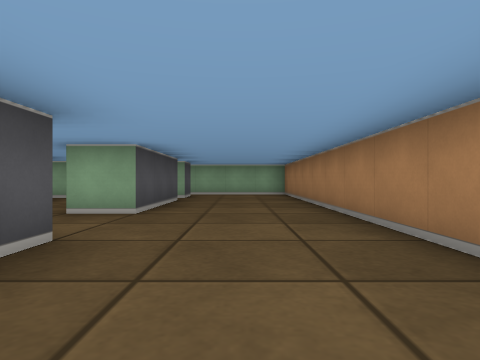
view 1 (above)

21 first-person views from a walk through a cub3D maze. The camera is about half as high as the walls, looks level and sees 75° across. The floor is counted in squares. Each view is taken from the middle of a square. On the plan, view 1 faces up. The plan holds only what a view shows up to about 9 squares ahead; the rest is blank.

view 2
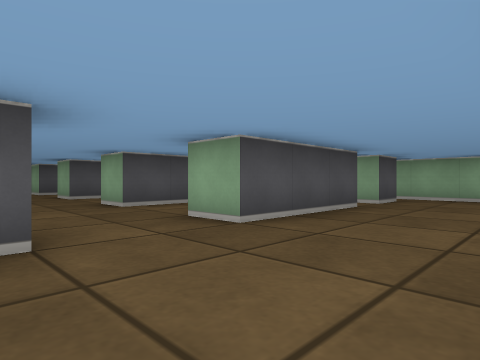

view 3
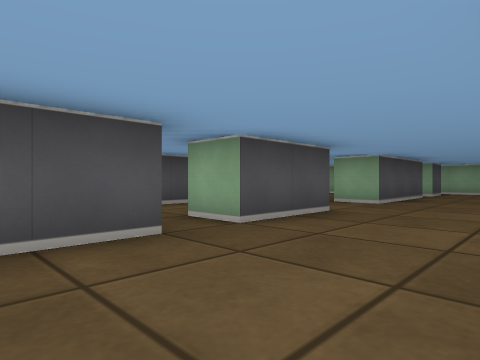

view 4
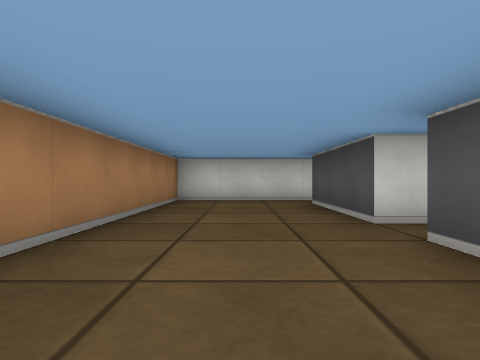

view 5
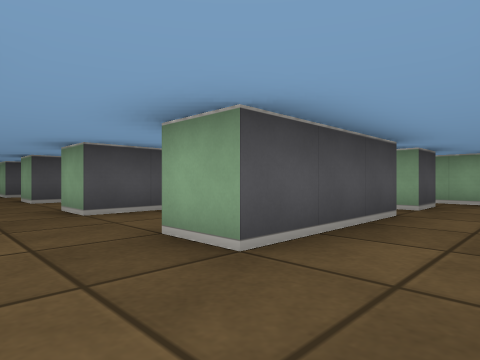

view 6
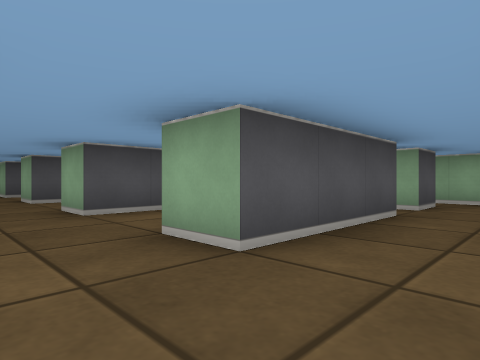

view 7
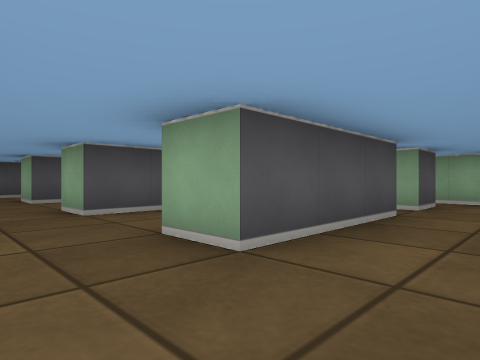

view 8
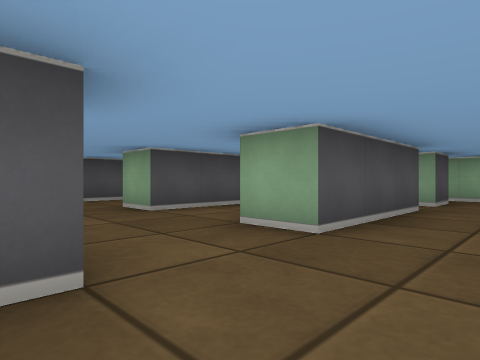

view 9
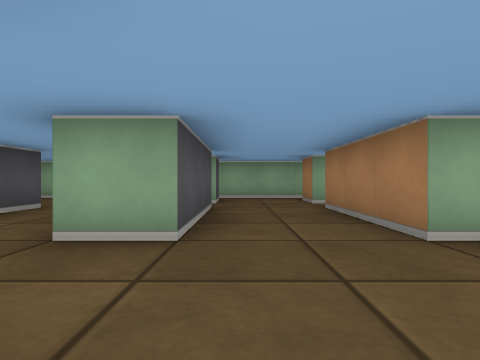

view 10
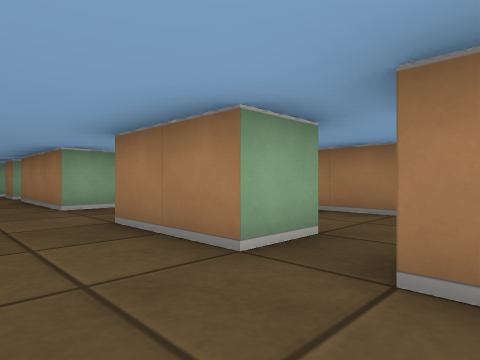

view 11
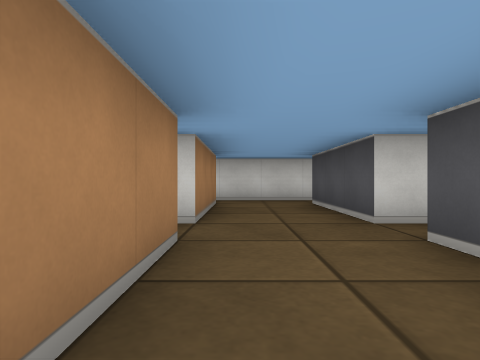

view 12
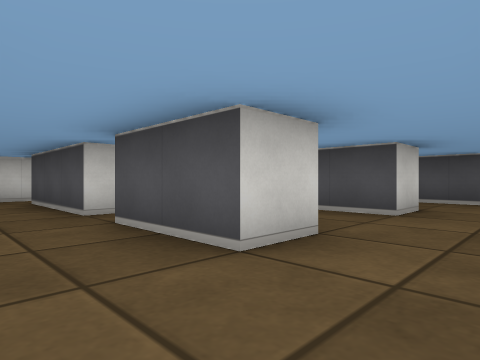

view 13
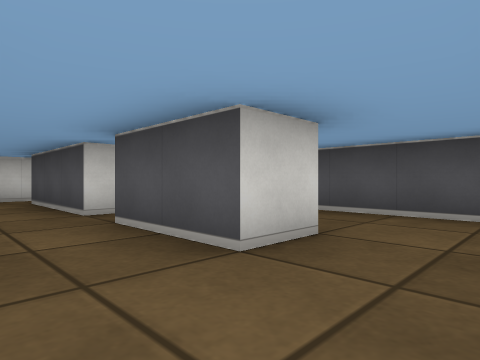

view 14
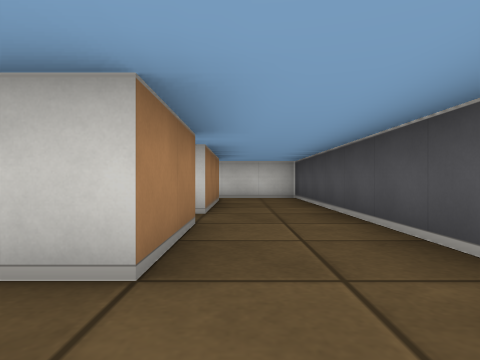

view 15
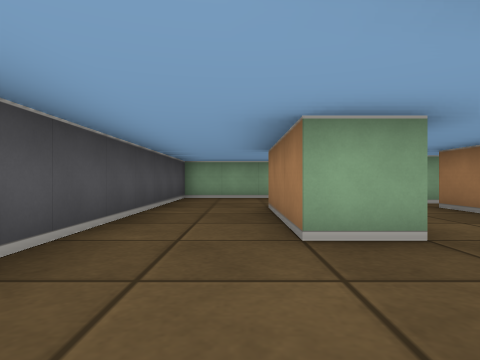

view 16
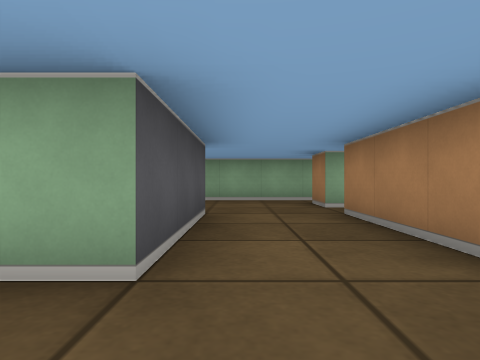

view 17
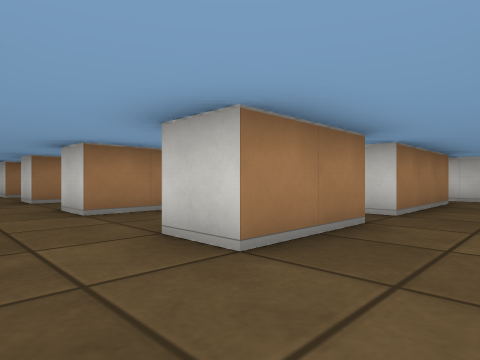

view 18
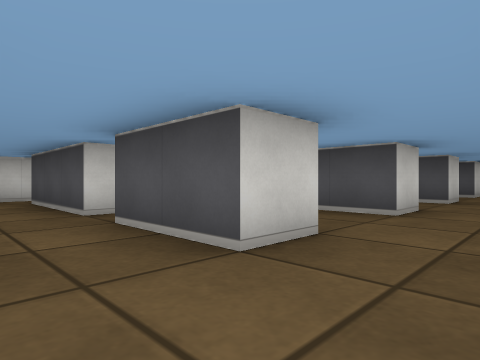

view 19
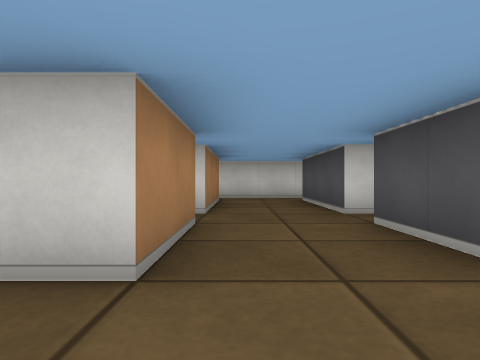

view 20
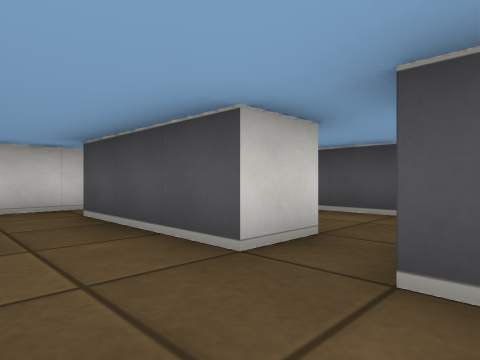

view 21
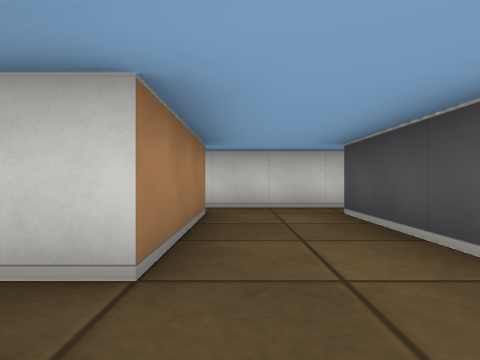

### Floor plan
Points are (right, up) in squares from view 1. A wall is a line through its corners. A room is listed if a view was taken in it or the views show most of it. See-through windows are left out.
Room 1 (views 1, 2, 3, 4, 5, 6, 7, 8, 9, 11, 12, 13, 14, 15, 16, 17, 18, 19, 20, 21)
walls: (-10.5, 7.5) (-10.5, 4.5) (-11.5, 4.5) (-11.5, 7.5); (-7.5, 7.5) (-7.5, 4.5) (-8.5, 4.5); (-8.5, 0.4) (-8.5, 2.5) (-7.5, 2.5) (-7.5, 0.5); (-10.5, 9.5) (-10.5, 8.5) (-11.5, 8.5) (-11.5, 9.5); (-7.5, 9.5) (-7.5, 8.5); (-13.5, 7.5) (-13.5, 4.5) (-14.5, 4.5); (-11.5, 0.5) (-11.5, 2.5) (-10.5, 2.5) (-10.5, 1.9); (-4.5, 7.5) (-4.5, 4.5) (-5.5, 4.5); (-14.5, 4.9) (-14.5, 7.5); (-9.9, 10.5) (-19.5, 10.5) (-19.5, 0.5); (-5.5, 0.5) (-5.5, 2.5) (-4.5, 2.5) (-4.5, 0.5); (-6.9, 10.5) (-7.8, 10.5); (-13.5, 9.5) (-13.5, 8.5) (-14.5, 8.5) (-14.5, 9.5); (-4.5, 9.5) (-4.5, 8.5) (-5.1, 8.5); (-14.5, 0.5) (-14.5, 2.5) (-13.5, 2.5) (-13.5, 0.5); (-3.9, 10.5) (-4.8, 10.5); (-16.5, 7.5) (-16.5, 4.5) (-17.5, 4.5) (-17.5, 7.4); (-1.5, 2.5) (-1.5, 0.5) (-2.5, 0.5); (-1.5, 7.5) (-1.5, 4.5) (-2.5, 4.5); (-1.5, 9.5) (-1.5, 8.5) (-2, 8.5); (-2.1, -0.5) (-1.5, -0.5) (-1.5, -3.5); (-17.5, 0.5) (-17.5, 2.5) (-16.5, 2.5) (-16.5, 0.5); (-0.1, 10.5) (-1.9, 10.5); (-1.8, -4.5) (1.5, -4.5) (1.5, 9)
ways out: opening at (-12.5, 1.5) to room 2; opening at (-18.5, 1.5) to room 3; opening at (-15.5, 1.5) to room 4; opening at (-9.5, 1.5) to room 5; opening at (-6.5, 1.5) to room 6; opening at (-3.5, 1.5) to room 7; opening at (-2, -4) to room 7; opening at (-2, 0) to room 7
Room 2 (view 10)
walls: (-11.5, -3.4) (-11.5, -0.5); (-13.5, -0.5) (-13.5, -3.5); (-13.5, -4.5) (-10.6, -4.5); (-10.4, 0.5) (-11.5, 0.5)
ways out: opening at (-12.5, 1.5) to room 1; opening at (-14, -4) to room 4; opening at (-14, 0) to room 4; opening at (-11, -4) to room 5; opening at (-11, 0) to room 5
Room 3 (no view inside)
walls: (-17.5, -3.2) (-17.5, -0.5) (-16.5, -0.5); (-19.5, 0.5) (-19.5, -4.5) (-16.5, -4.5)
ways out: opening at (-18.5, 1.5) to room 1; opening at (-17, -4) to room 4; opening at (-17, 0) to room 4
Room 4 (no view inside)
walls: (-14.5, -3.5) (-14.5, -0.5) (-13.5, -0.5); (-16.5, -0.5) (-16.5, -3.5); (-16.5, -4.5) (-13.5, -4.5)
ways out: opening at (-15.5, 1.5) to room 1; opening at (-14, -4) to room 2; opening at (-14, 0) to room 2; opening at (-17, -4) to room 3; opening at (-17, 0) to room 3
Room 5 (no view inside)
walls: (-8.5, -3.5) (-8.5, -0.5) (-7.5, -0.5); (-10.5, -0.4) (-10.5, -3.5); (-10.6, -4.5) (-7.6, -4.5)
ways out: opening at (-9.5, 1.5) to room 1; opening at (-11, -4) to room 2; opening at (-11, 0) to room 2; opening at (-8, -4) to room 6; opening at (-8, 0) to room 6
Room 6 (no view inside)
walls: (-5.5, -3.2) (-5.5, -0.5) (-4.5, -0.5); (-7.5, -0.5) (-7.5, -3.5); (-7.6, -4.5) (-4.1, -4.5)
ways out: opening at (-6.5, 1.5) to room 1; opening at (-8, -4) to room 5; opening at (-8, 0) to room 5; opening at (-5, -4) to room 7; opening at (-5, 0) to room 7
Room 7 (no view inside)
walls: (-4.5, -0.5) (-4.5, -3.5)
ways out: opening at (-3.5, 1.5) to room 1; opening at (-2, -4) to room 1; opening at (-2, 0) to room 1; opening at (-5, -4) to room 6; opening at (-5, 0) to room 6

Where each view was taken, in squares from view 1:
view 1: 0 up, 0 right, facing up
view 2: 2 up, 1 right, facing up-left
view 3: 2 down, 1 right, facing up-left
view 4: 3 up, 0 right, facing down
view 5: 3 up, 3 left, facing up-left
view 6: 3 up, 6 left, facing up-left
view 7: 3 up, 9 left, facing up-left
view 8: 2 up, 12 left, facing up-left
view 9: 2 up, 13 left, facing up
view 10: 1 down, 13 left, facing up-right
view 11: 3 up, 12 left, facing down
view 12: 4 up, 12 left, facing down-left
view 13: 4 up, 15 left, facing down-left
view 14: 4 up, 18 left, facing down
view 15: 2 up, 18 left, facing up
view 16: 3 up, 16 left, facing up
view 17: 4 up, 16 left, facing down-right
view 18: 4 up, 3 left, facing down-left
view 19: 4 up, 6 left, facing down
view 20: 1 up, 6 left, facing down-left
view 21: 1 up, 9 left, facing down
